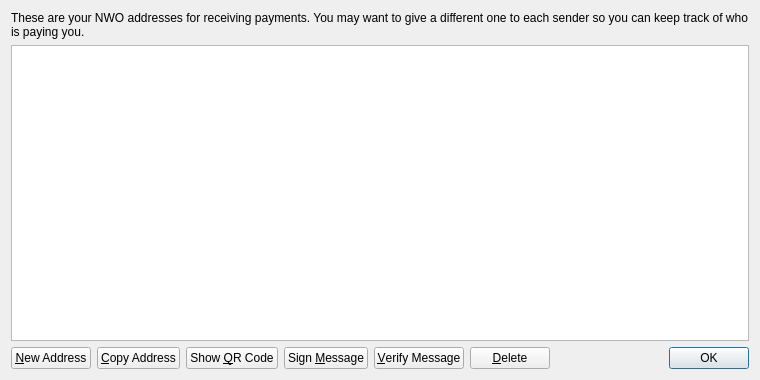
<?xml version="1.0" encoding="UTF-8"?>
<ui version="4.0">
 <class>AddressBookPage</class>
 <widget class="QWidget" name="AddressBookPage">
  <property name="geometry">
   <rect>
    <x>0</x>
    <y>0</y>
    <width>760</width>
    <height>380</height>
   </rect>
  </property>
  <property name="windowTitle">
   <string>Address Book</string>
  </property>
  <layout class="QVBoxLayout" name="verticalLayout">
   <item>
    <widget class="QLabel" name="labelExplanation">
     <property name="text">
      <string>These are your NWO addresses for receiving payments. You may want to give a different one to each sender so you can keep track of who is paying you.</string>
     </property>
     <property name="textFormat">
      <enum>Qt::PlainText</enum>
     </property>
     <property name="wordWrap">
      <bool>true</bool>
     </property>
    </widget>
   </item>
   <item>
    <widget class="QTableView" name="tableView">
     <property name="contextMenuPolicy">
      <enum>Qt::CustomContextMenu</enum>
     </property>
     <property name="toolTip">
      <string>Double-click to edit address or label</string>
     </property>
     <property name="tabKeyNavigation">
      <bool>false</bool>
     </property>
     <property name="alternatingRowColors">
      <bool>true</bool>
     </property>
     <property name="selectionMode">
      <enum>QAbstractItemView::SingleSelection</enum>
     </property>
     <property name="selectionBehavior">
      <enum>QAbstractItemView::SelectRows</enum>
     </property>
     <property name="sortingEnabled">
      <bool>true</bool>
     </property>
     <attribute name="verticalHeaderVisible">
      <bool>false</bool>
     </attribute>
    </widget>
   </item>
   <item>
    <layout class="QHBoxLayout" name="horizontalLayout">
     <item>
      <widget class="QPushButton" name="newAddressButton">
       <property name="toolTip">
        <string>Create a new address</string>
       </property>
       <property name="text">
        <string>&amp;New Address</string>
       </property>
       <property name="icon">
        <iconset resource="../bitcoin.qrc">
         <normaloff>:/icons/add</normaloff>:/icons/add</iconset>
       </property>
      </widget>
     </item>
     <item>
      <widget class="QPushButton" name="copyToClipboard">
       <property name="toolTip">
        <string>Copy the currently selected address to the system clipboard</string>
       </property>
       <property name="text">
        <string>&amp;Copy Address</string>
       </property>
       <property name="icon">
        <iconset resource="../bitcoin.qrc">
         <normaloff>:/icons/editcopy</normaloff>:/icons/editcopy</iconset>
       </property>
      </widget>
     </item>
     <item>
      <widget class="QPushButton" name="showQRCode">
       <property name="text">
        <string>Show &amp;QR Code</string>
       </property>
       <property name="icon">
        <iconset resource="../bitcoin.qrc">
         <normaloff>:/icons/qrcode</normaloff>:/icons/qrcode</iconset>
       </property>
      </widget>
     </item>
     <item>
      <widget class="QPushButton" name="signMessage">
       <property name="toolTip">
        <string>Sign a message to prove you own a NWO address</string>
       </property>
       <property name="text">
        <string>Sign &amp;Message</string>
       </property>
       <property name="icon">
        <iconset resource="../bitcoin.qrc">
         <normaloff>:/icons/edit</normaloff>:/icons/edit</iconset>
       </property>
      </widget>
     </item>
     <item>
      <widget class="QPushButton" name="verifyMessage">
       <property name="toolTip">
        <string>Verify a message to ensure it was signed with a specified NWO address</string>
       </property>
       <property name="text">
        <string>&amp;Verify Message</string>
       </property>
       <property name="icon">
        <iconset resource="../bitcoin.qrc">
         <normaloff>:/icons/transaction_0</normaloff>:/icons/transaction_0</iconset>
       </property>
      </widget>
     </item>
     <item>
      <widget class="QPushButton" name="deleteButton">
       <property name="toolTip">
        <string>Delete the currently selected address from the list</string>
       </property>
       <property name="text">
        <string>&amp;Delete</string>
       </property>
       <property name="icon">
        <iconset resource="../bitcoin.qrc">
         <normaloff>:/icons/remove</normaloff>:/icons/remove</iconset>
       </property>
      </widget>
     </item>
     <item>
      <spacer name="horizontalSpacer">
       <property name="orientation">
        <enum>Qt::Horizontal</enum>
       </property>
       <property name="sizeHint" stdset="0">
        <size>
         <width>40</width>
         <height>20</height>
        </size>
       </property>
      </spacer>
     </item>
     <item>
      <widget class="QDialogButtonBox" name="buttonBox">
       <property name="sizePolicy">
        <sizepolicy hsizetype="Maximum" vsizetype="Fixed">
         <horstretch>0</horstretch>
         <verstretch>0</verstretch>
        </sizepolicy>
       </property>
       <property name="standardButtons">
        <set>QDialogButtonBox::Ok</set>
       </property>
      </widget>
     </item>
    </layout>
   </item>
  </layout>
 </widget>
 <resources>
  <include location="../bitcoin.qrc"/>
 </resources>
 <connections/>
</ui>
